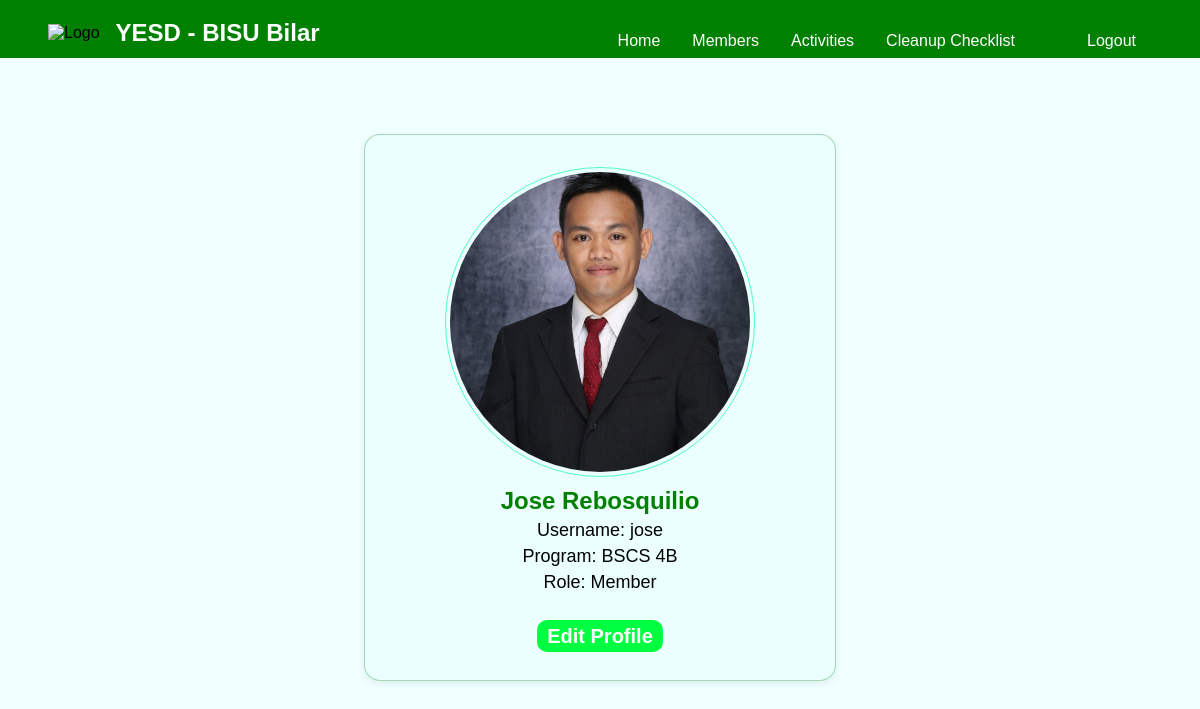
The page /profile/profile.php (signed in) on the database its author committed.
### tables this page shows
CREATE TABLE `accounts` (
  `id` int(11) NOT NULL,
  `fullname` varchar(255) NOT NULL,
  `program` varchar(255) NOT NULL,
  `username` varchar(255) NOT NULL,
  `password` varchar(255) NOT NULL,
  `role` varchar(255) NOT NULL,
  `link_to_fb` varchar(225) NOT NULL,
  `image` varchar(225) NOT NULL
);

### profile/profile.php (the view, shortened to what this page needs)
<?php
$con = connection();
$username = $_SESSION['UserLogin'];
$sql = "SELECT * FROM accounts WHERE `username` = '$username'";
$profile = $con->query($sql) or die($con->error);
$row = $profile->fetch_assoc();
?>
<!DOCTYPE html>
<html lang="en">
<head>
  <link rel="stylesheet" href="../css/landingpage.css">
</head>
<body>
<?php
include_once("../profile/header.php");
?>
  <div class="profile_card">
    <div class="profile_img">
      <img src="../images/profile/<?php echo $row['image'] ?>">
    </div>
    <div class="profile_name">
    <h2><?php echo $row['fullname'] ?></h2>
    </div>
    <div class="profile_details">
      <p>Username: <?php echo $row['username'] ?></p>
      <p>Program: <?php echo $row['program'] ?></p>
      <p>Role: <?php echo $row['role'] ?></p>
    </div>
    <div class="edit">
      <a href="edit_profile.php" class="edit_button">Edit Profile</a>
    </div>
  </div>
</body>
</html>

### css/landingpage.css (style rules this page uses)
* { margin: 0; padding: 0; box-sizing: border-box; }
body { font-family: Arial, sans-serif; background-color: azure; }

### profile/header.php (style rules this page uses)
a { text-decoration: none; }

### profile/profile.php (style rules this page uses)
body { padding-top: 84px; text-align: center; }
.profile_card { margin-top: 50px; border: 1px solid rgba(0, 122, 0, 0.3); border-radius: 16px; padding: 2rem 5rem; display: inline-block; background: rgba(201, 255, 255, 0.14); box-shadow: 0 2px 8px rgba(0,0,0,0.08); }
.profile_img { display: flex; justify-content: center; align-items: center; width: 310px; height: 310px; border-radius: 50%; border: rgba(0, 255, 157, 0.66) solid 1px; }
.profile_img img { width: 300px; height: 300px; border-radius: 50%; object-fit: cover; }
.profile_name h2 { text-transform: capitalize; margin-top: 10px; color: green; }
.profile_details p { font-size: 18px; margin: 5px 0; }
.edit { margin-top: 2rem; }
.edit a { background-color: rgb(0, 255, 64); padding: 5px 10px; border-radius: 10px; text-decoration: none; font-size: 20px; color: white; font-weight: bold; }

### rows shown on the page
accounts: image (picture), fullname "Jose Rebosquilio", username "jose", program "BSCS 4B", role "Member"
